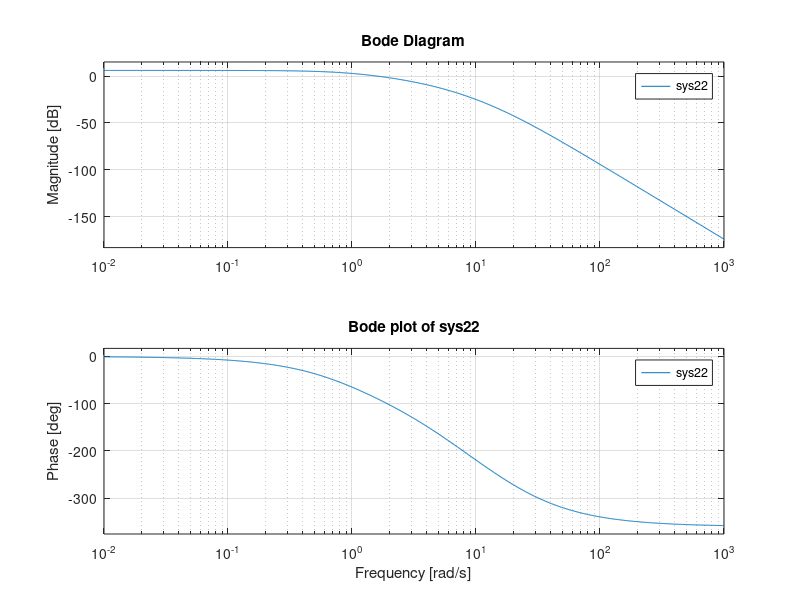

Reproduce this figure in MATLAB.
% prob22 creates the data for problem 2.2
%
% 28/11-02,MK

sys=zpk(0, [-1,-5,-10,-20], 2)
[n,d]=tfdata(sys);
sys22=tf(2000,d)

[y22 t]=step(sys22);

plot(t,y22); title('Response to a unit step of sys22')
xlabel('Time (s)'), ylabel('y22'), grid

pause
bode(sys22), title('Bode plot of sys22')

save prob22  sys22 t y22

